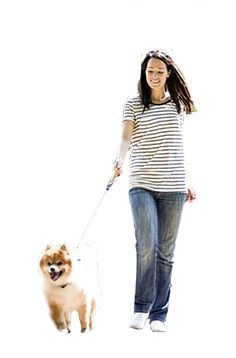
//> input picture Homework/Nelli/openCV/23.08/find/imagesToTest/a.jpg, 236 x 358 px
$ ./main imagesToTest/a.jpg   (built with g++ and OpenCV 4)
//> lines starting //> are read from the running program, lines starting //| are printed output that depends on the picture; after the words box and inside, x2 and y2 are one past the last pixel; in counts of white or black regions, pixels touching at a corner belong together
#include <opencv2/highgui/highgui.hpp>
#include <opencv2/imgproc/imgproc.hpp>
#include <iostream>
#include <stdio.h>
#include <stdlib.h>

using namespace cv;
using namespace std;

Mat src;
Mat src_gray;

void thresh_callback(int, void* );


int main( int argc, char** argv ) {
 /// Load source image and convert it to gray
    src = imread( argv[1], 1 );
//> src is the input picture: 358 rows x 236 cols, CV_8UC3; mean B, G, R 232.6, 233.6, 235.2
    if (!src.data) {
        std::cout << "Image file not found\n";
        return 1;
    }


  /// Convert image to gray and blur it
    cvtColor( src, src_gray, CV_BGR2GRAY );
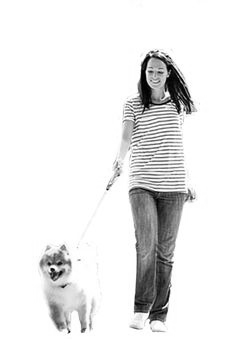
//> src_gray: 358 rows x 236 cols, CV_8UC1; min 0, max 255, mean 234
    blur( src_gray, src_gray, Size(12,17) );
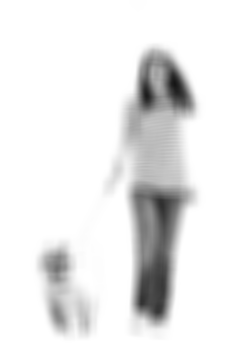
//> src_gray: 358 rows x 236 cols, CV_8UC1; min 21, max 255, mean 234
    thresh_callback( 0, 0 );
    waitKey(0);
    return(0);
}

/** @function thresh_callback */
void thresh_callback(int, void* )
{
  Mat canny_output;
  vector<vector<Point> > contours;
  vector<Vec4i> hierarchy;

  /// Detect edges using canny
  Canny( src_gray, canny_output, 30, 50, 3 );
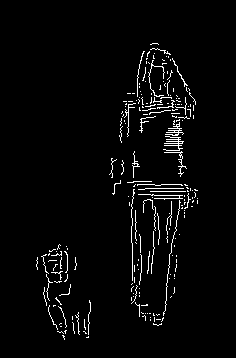
//> canny_output: 358 rows x 236 cols, CV_8UC1; 3.1% white in thin lines or dots, all inside (x1, y1, x2, y2) = (36, 43, 198, 340)

  /// Find contours
  findContours( canny_output, contours, hierarchy, CV_RETR_EXTERNAL, CV_CHAIN_APPROX_NONE, Point(0, 0) );
//> contours = 215 contours, 214 with area under 20; largest, box (x1, y1, x2, y2) and area: (165, 122, 184, 136) 26

  /// Draw contours
    Mat drawing = Mat::zeros( canny_output.size(), CV_8UC3 );
    for( int i = 0; i< contours.size(); i++ ) {
       Scalar color = Scalar( 255,255,0 );
       drawContours( drawing, contours, i, color, 10, 8, hierarchy, 0, Point() );
    }
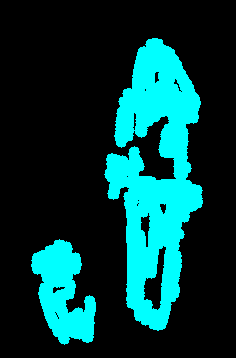
//> drawing: 358 rows x 236 cols, CV_8UC3; mean B, G, R 58.3, 58.3, 0

     cvtColor( drawing, drawing, CV_BGR2GRAY );
//> drawing: 358 rows x 236 cols, CV_8UC1; values 0 (black) and 179 (white), 22.9% white; 2 white regions, box (x1, y1, x2, y2) and area: (104, 38, 203, 331) 15347, (31, 239, 96, 345) 3970
     Canny( drawing, drawing, 10, 10, 3 );
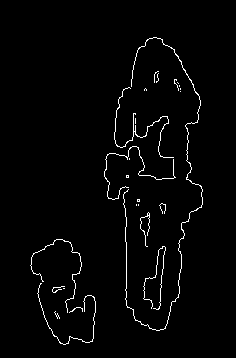
//> drawing: 358 rows x 236 cols, CV_8UC1; 2.1% white in thin lines or dots, all inside (x1, y1, x2, y2) = (30, 37, 203, 345)
  /// Find contours
    findContours( drawing, contours, CV_RETR_EXTERNAL, CV_CHAIN_APPROX_NONE, Point(0, 0) );
//> contours = 26 contours, 24 with area under 20; largest, box (x1, y1, x2, y2) and area: (123, 37, 203, 331) 39, (114, 87, 174, 158) 21

  /// Draw contours
    drawing = Mat::zeros( drawing.size(), CV_8UC3 );
    std::vector<cv::Point> man;
    std::vector<cv::Point> dog;
    cv::Rect rectangle;
    for( int i = 0; i< contours.size(); i++ ) {
        Scalar color = Scalar( 255,i%2*200,0 );
        rectangle = cv::boundingRect(contours[i]);
        if (rectangle.width > 20 &&  rectangle.height > 350) {
            man.push_back(rectangle.tl());
            man.push_back(rectangle.br());
            drawContours( drawing, contours, i, color, 10, 8, hierarchy, 0, Point() );
        } else if (rectangle.width > 50 && rectangle.width < 300 &&
          rectangle.height > 266 && rectangle.height < 300) {
            dog.push_back(rectangle.tl());
            dog.push_back(rectangle.br());
            drawContours( drawing, contours, i, Scalar( 155,i%2*200,85 ), 10, 8, hierarchy, 0, Point() );
        }
    }
//> this loop made 26 passes
//> rectangle on passes 1 to 12: Rect(54, 311, 6, 8), Rect(69, 307, 14, 6), Rect(63, 288, 2, 1), Rect(52, 286, 13, 7), Rect(37, 283, 59, 62), Rect(143, 246, 23, 64), Rect(30, 239, 52, 74), Rect(140, 212, 10, 35), Rect(138, 204, 1, 2), Rect(136, 204, 1, 2), Rect(159, 203, 7, 11), Rect(137, 199, 3, 3)
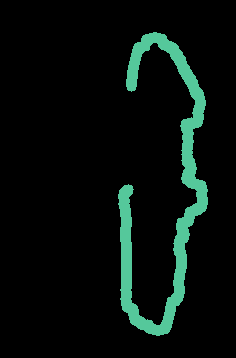
//> drawing: 358 rows x 236 cols, CV_8UC3; mean B, G, R 12.1, 15.6, 6.6
    cv::Rect rectangleMan = cv::boundingRect(man);
//> rectangleMan = Rect(0, 0, 0, 0)
    cv::rectangle(src, rectangleMan.tl(), rectangleMan.br(), cv::Scalar(128,0,128),3);
//> src: 358 rows x 236 cols, CV_8UC3; 6 pixels changed, all inside (x1, y1, x2, y2) = (0, 0, 3, 3)

    cv::Rect rectangleDog = cv::boundingRect(dog);
//> rectangleDog = Rect(123, 37, 81, 295)
    cv::rectangle(src, rectangleDog.tl(), rectangleDog.br(), cv::Scalar(165,42,42),3);
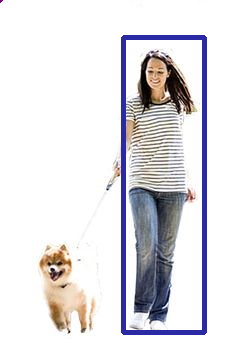
//> src: 358 rows x 236 cols, CV_8UC3; mean B, G, R 228.8, 224.3, 225.9
    /// Show in a window
    const char* source_window = "Source";
    namedWindow( source_window, CV_WINDOW_NORMAL );
    resizeWindow(source_window, 800,800);
    moveWindow(source_window, 0, 0);
    imshow( source_window,  src);
}
